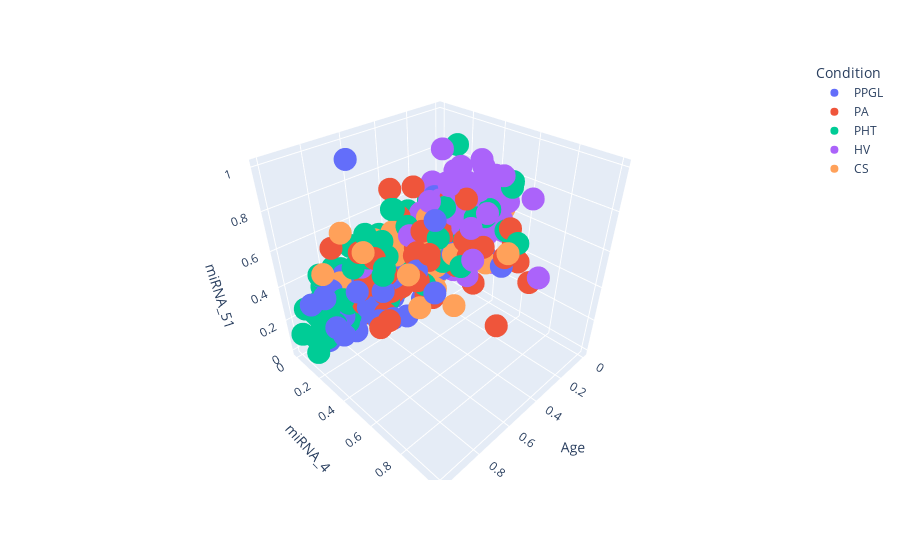

Here is the notebook cell this chart was saved with:
### Code cell
import plotly.express as px

fig = px.scatter_3d(x, x="Age", y="miRNA_4", z="miRNA_51", color='Condition')
fig.show()
